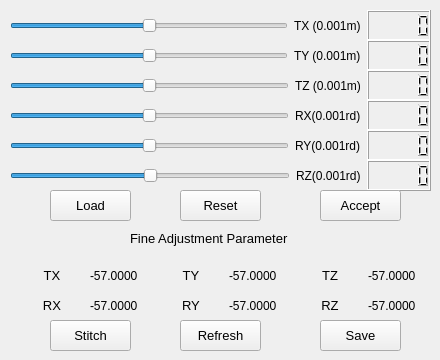
       <widget class="QWidget" name="Tab_Left">
        <attribute name="title">
         <string>LiDAR_Left </string>
        </attribute>
        <widget class="QWidget" name="horizontalLayoutWidget">
         <property name="geometry">
          <rect>
           <x>10</x>
           <y>10</y>
           <width>421</width>
           <height>31</height>
          </rect>
         </property>
         <layout class="QHBoxLayout" name="horizontalLayout">
          <item>
           <widget class="QSlider" name="Slider_Left_TX">
            <property name="minimum">
             <number>-5000</number>
            </property>
            <property name="maximum">
             <number>5000</number>
            </property>
            <property name="pageStep">
             <number>1</number>
            </property>
            <property name="orientation">
             <enum>Qt::Horizontal</enum>
            </property>
           </widget>
          </item>
          <item>
           <widget class="QLabel" name="Label_Left_TX">
            <property name="text">
             <string>TX (0.001m)</string>
            </property>
           </widget>
          </item>
          <item>
           <widget class="QLCDNumber" name="LCD_Left_TX">
            <property name="font">
             <font>
              <weight>75</weight>
              <bold>true</bold>
             </font>
            </property>
           </widget>
          </item>
         </layout>
        </widget>
        <widget class="QWidget" name="horizontalLayoutWidget_2">
         <property name="geometry">
          <rect>
           <x>10</x>
           <y>40</y>
           <width>421</width>
           <height>31</height>
          </rect>
         </property>
         <layout class="QHBoxLayout" name="horizontalLayout_2">
          <item>
           <widget class="QSlider" name="Slider_Left_TY">
            <property name="minimum">
             <number>-5000</number>
            </property>
            <property name="maximum">
             <number>5000</number>
            </property>
            <property name="pageStep">
             <number>1</number>
            </property>
            <property name="orientation">
             <enum>Qt::Horizontal</enum>
            </property>
           </widget>
          </item>
          <item>
           <widget class="QLabel" name="Label_Left_TY">
            <property name="text">
             <string>TY (0.001m)</string>
            </property>
           </widget>
          </item>
          <item>
           <widget class="QLCDNumber" name="LCD_Left_TY">
            <property name="font">
             <font>
              <weight>75</weight>
              <bold>true</bold>
             </font>
            </property>
           </widget>
          </item>
         </layout>
        </widget>
        <widget class="QWidget" name="horizontalLayoutWidget_3">
         <property name="geometry">
          <rect>
           <x>10</x>
           <y>70</y>
           <width>421</width>
           <height>31</height>
          </rect>
         </property>
         <layout class="QHBoxLayout" name="horizontalLayout_3">
          <item>
           <widget class="QSlider" name="Slider_Left_TZ">
            <property name="minimum">
             <number>-5000</number>
            </property>
            <property name="maximum">
             <number>5000</number>
            </property>
            <property name="pageStep">
             <number>1</number>
            </property>
            <property name="orientation">
             <enum>Qt::Horizontal</enum>
            </property>
           </widget>
          </item>
          <item>
           <widget class="QLabel" name="Label_Left_TZ">
            <property name="text">
             <string>TZ (0.001m)</string>
            </property>
           </widget>
          </item>
          <item>
           <widget class="QLCDNumber" name="LCD_Left_TZ">
            <property name="font">
             <font>
              <weight>75</weight>
              <bold>true</bold>
             </font>
            </property>
           </widget>
          </item>
         </layout>
        </widget>
        <widget class="QWidget" name="horizontalLayoutWidget_4">
         <property name="geometry">
          <rect>
           <x>10</x>
           <y>100</y>
           <width>421</width>
           <height>31</height>
          </rect>
         </property>
         <layout class="QHBoxLayout" name="horizontalLayout_4">
          <item>
           <widget class="QSlider" name="Slider_Left_RX">
            <property name="minimum">
             <number>-3200</number>
            </property>
            <property name="maximum">
             <number>3200</number>
            </property>
            <property name="pageStep">
             <number>1</number>
            </property>
            <property name="orientation">
             <enum>Qt::Horizontal</enum>
            </property>
           </widget>
          </item>
          <item>
           <widget class="QLabel" name="Label_Left_RX">
            <property name="text">
             <string>RX(0.001rd)</string>
            </property>
           </widget>
          </item>
          <item>
           <widget class="QLCDNumber" name="LCD_Left_RX">
            <property name="font">
             <font>
              <weight>75</weight>
              <bold>true</bold>
             </font>
            </property>
           </widget>
          </item>
         </layout>
        </widget>
        <widget class="QWidget" name="horizontalLayoutWidget_5">
         <property name="geometry">
          <rect>
           <x>10</x>
           <y>130</y>
           <width>421</width>
           <height>31</height>
          </rect>
         </property>
         <layout class="QHBoxLayout" name="horizontalLayout_5">
          <item>
           <widget class="QSlider" name="Slider_Left_RY">
            <property name="minimum">
             <number>-3200</number>
            </property>
            <property name="maximum">
             <number>3200</number>
            </property>
            <property name="pageStep">
             <number>1</number>
            </property>
            <property name="orientation">
             <enum>Qt::Horizontal</enum>
            </property>
           </widget>
          </item>
          <item>
           <widget class="QLabel" name="Label_Left_RY">
            <property name="text">
             <string>RY(0.001rd)</string>
            </property>
           </widget>
          </item>
          <item>
           <widget class="QLCDNumber" name="LCD_Left_RY">
            <property name="font">
             <font>
              <weight>75</weight>
              <bold>true</bold>
             </font>
            </property>
           </widget>
          </item>
         </layout>
        </widget>
        <widget class="QWidget" name="horizontalLayoutWidget_6">
         <property name="geometry">
          <rect>
           <x>10</x>
           <y>160</y>
           <width>421</width>
           <height>31</height>
          </rect>
         </property>
         <layout class="QHBoxLayout" name="horizontalLayout_6">
          <item>
           <widget class="QSlider" name="Slider_Left_RZ">
            <property name="minimum">
             <number>-3200</number>
            </property>
            <property name="maximum">
             <number>3200</number>
            </property>
            <property name="pageStep">
             <number>1</number>
            </property>
            <property name="orientation">
             <enum>Qt::Horizontal</enum>
            </property>
           </widget>
          </item>
          <item>
           <widget class="QLabel" name="Label_Left_RZ">
            <property name="text">
             <string>RZ(0.001rd)</string>
            </property>
           </widget>
          </item>
          <item>
           <widget class="QLCDNumber" name="LCD_Left_RZ">
            <property name="font">
             <font>
              <weight>75</weight>
              <bold>true</bold>
             </font>
            </property>
           </widget>
          </item>
         </layout>
        </widget>
        <widget class="QPushButton" name="Btn_Left_Reset">
         <property name="geometry">
          <rect>
           <x>180</x>
           <y>190</y>
           <width>81</width>
           <height>31</height>
          </rect>
         </property>
         <property name="font">
          <font>
           <pointsize>10</pointsize>
          </font>
         </property>
         <property name="text">
          <string>Reset</string>
         </property>
        </widget>
        <widget class="QPushButton" name="Btn_Left_Accept">
         <property name="geometry">
          <rect>
           <x>320</x>
           <y>190</y>
           <width>81</width>
           <height>31</height>
          </rect>
         </property>
         <property name="font">
          <font>
           <pointsize>10</pointsize>
          </font>
         </property>
         <property name="text">
          <string>Accept</string>
         </property>
        </widget>
        <widget class="QWidget" name="horizontalLayoutWidget_7">
         <property name="geometry">
          <rect>
           <x>20</x>
           <y>260</y>
           <width>411</width>
           <height>31</height>
          </rect>
         </property>
         <layout class="QHBoxLayout" name="horizontalLayout_7">
          <item>
           <widget class="QLabel" name="label_12">
            <property name="font">
             <font>
              <pointsize>10</pointsize>
             </font>
            </property>
            <property name="text">
             <string>TX</string>
            </property>
            <property name="alignment">
             <set>Qt::AlignCenter</set>
            </property>
           </widget>
          </item>
          <item>
           <widget class="QLabel" name="Label_Left_Fine_TX">
            <property name="font">
             <font>
              <pointsize>9</pointsize>
             </font>
            </property>
            <property name="text">
             <string>-57.0000</string>
            </property>
           </widget>
          </item>
          <item>
           <widget class="QLabel" name="label_11">
            <property name="font">
             <font>
              <pointsize>10</pointsize>
             </font>
            </property>
            <property name="text">
             <string>TY</string>
            </property>
            <property name="alignment">
             <set>Qt::AlignCenter</set>
            </property>
           </widget>
          </item>
          <item>
           <widget class="QLabel" name="Label_Left_Fine_TY">
            <property name="font">
             <font>
              <pointsize>9</pointsize>
             </font>
            </property>
            <property name="text">
             <string>-57.0000</string>
            </property>
           </widget>
          </item>
          <item>
           <widget class="QLabel" name="label_13">
            <property name="font">
             <font>
              <pointsize>10</pointsize>
             </font>
            </property>
            <property name="text">
             <string>TZ</string>
            </property>
            <property name="alignment">
             <set>Qt::AlignCenter</set>
            </property>
           </widget>
          </item>
          <item>
           <widget class="QLabel" name="Label_Left_Fine_TZ">
            <property name="font">
             <font>
              <pointsize>9</pointsize>
             </font>
            </property>
            <property name="text">
             <string>-57.0000</string>
            </property>
           </widget>
          </item>
         </layout>
        </widget>
        <widget class="QLabel" name="Label_Left_FineAdj">
         <property name="geometry">
          <rect>
           <x>130</x>
           <y>230</y>
           <width>191</width>
           <height>16</height>
          </rect>
         </property>
         <property name="font">
          <font>
           <pointsize>10</pointsize>
          </font>
         </property>
         <property name="text">
          <string>Fine Adjustment Parameter</string>
         </property>
        </widget>
        <widget class="QWidget" name="horizontalLayoutWidget_8">
         <property name="geometry">
          <rect>
           <x>20</x>
           <y>290</y>
           <width>411</width>
           <height>31</height>
          </rect>
         </property>
         <layout class="QHBoxLayout" name="horizontalLayout_8">
          <item>
           <widget class="QLabel" name="label_14">
            <property name="font">
             <font>
              <pointsize>10</pointsize>
             </font>
            </property>
            <property name="text">
             <string>RX</string>
            </property>
            <property name="alignment">
             <set>Qt::AlignCenter</set>
            </property>
           </widget>
          </item>
          <item>
           <widget class="QLabel" name="Label_Left_Fine_RX">
            <property name="font">
             <font>
              <pointsize>9</pointsize>
             </font>
            </property>
            <property name="text">
             <string>-57.0000</string>
            </property>
           </widget>
          </item>
          <item>
           <widget class="QLabel" name="label_15">
            <property name="font">
             <font>
              <pointsize>10</pointsize>
             </font>
            </property>
            <property name="text">
             <string>RY</string>
            </property>
            <property name="alignment">
             <set>Qt::AlignCenter</set>
            </property>
           </widget>
          </item>
          <item>
           <widget class="QLabel" name="Label_Left_Fine_RY">
            <property name="font">
             <font>
              <pointsize>9</pointsize>
             </font>
            </property>
            <property name="text">
             <string>-57.0000</string>
            </property>
           </widget>
          </item>
          <item>
           <widget class="QLabel" name="label_16">
            <property name="font">
             <font>
              <pointsize>10</pointsize>
             </font>
            </property>
            <property name="text">
             <string>RZ</string>
            </property>
            <property name="alignment">
             <set>Qt::AlignCenter</set>
            </property>
           </widget>
          </item>
          <item>
           <widget class="QLabel" name="Label_Left_Fine_RZ">
            <property name="font">
             <font>
              <pointsize>9</pointsize>
             </font>
            </property>
            <property name="text">
             <string>-57.0000</string>
            </property>
           </widget>
          </item>
         </layout>
        </widget>
        <widget class="QPushButton" name="Btn_Left_Redo">
         <property name="geometry">
          <rect>
           <x>50</x>
           <y>320</y>
           <width>81</width>
           <height>31</height>
          </rect>
         </property>
         <property name="font">
          <font>
           <pointsize>10</pointsize>
          </font>
         </property>
         <property name="text">
          <string>Stitch</string>
         </property>
        </widget>
        <widget class="QPushButton" name="Btn_Left_Save">
         <property name="geometry">
          <rect>
           <x>320</x>
           <y>320</y>
           <width>81</width>
           <height>31</height>
          </rect>
         </property>
         <property name="font">
          <font>
           <pointsize>10</pointsize>
          </font>
         </property>
         <property name="text">
          <string>Save</string>
         </property>
        </widget>
        <widget class="QPushButton" name="Btn_Left_Refresh">
         <property name="geometry">
          <rect>
           <x>180</x>
           <y>320</y>
           <width>81</width>
           <height>31</height>
          </rect>
         </property>
         <property name="font">
          <font>
           <pointsize>10</pointsize>
          </font>
         </property>
         <property name="text">
          <string>Refresh</string>
         </property>
        </widget>
        <widget class="QPushButton" name="Btn_Left_Load">
         <property name="geometry">
          <rect>
           <x>50</x>
           <y>190</y>
           <width>81</width>
           <height>31</height>
          </rect>
         </property>
         <property name="font">
          <font>
           <pointsize>10</pointsize>
          </font>
         </property>
         <property name="text">
          <string>Load</string>
         </property>
        </widget>
       </widget>
